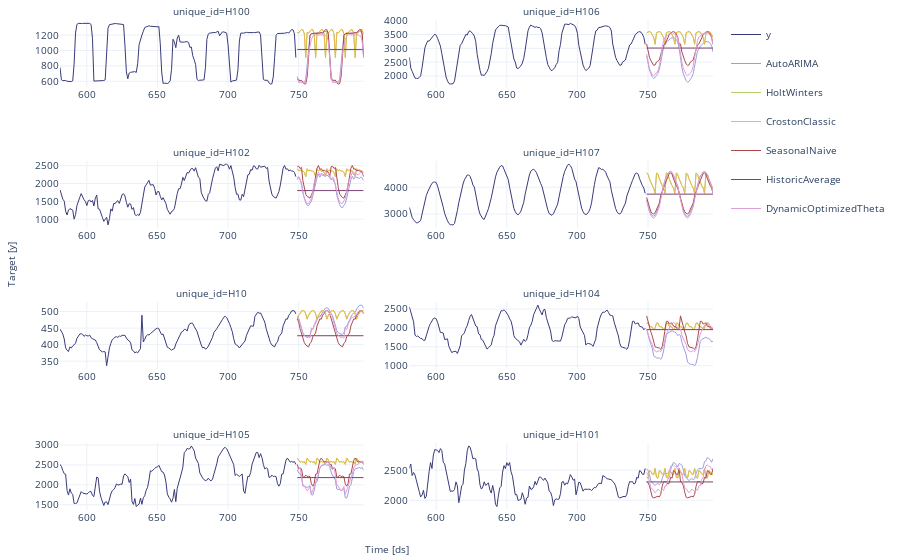

Notebook code cell kept with this figure:
### Markdown cell above
Plot the results of 8 random series using the `StatsForecast.plot` method.

### Code cell
sf.plot(Y_df,forecasts_df, engine='plotly')

### Figure 1 — Plotly figure (JSON) as saved in the notebook; plotly's stock layout.template omitted (floating-point values rounded to 4 significant figures; data arrays with more than 128 entries replaced by an {"elided": "..."} marker saying what was removed)
{"data": [{"legendgroup": "y", "line": {"color": "#393b79", "width": 1}, "mode": "lines", "name": "y", "showlegend": true, "type": "scatter", "x": {"elided": "216 int values"}, "xaxis": "x", "y": {"elided": "216 int values"}, "yaxis": "y"}, {"legendgroup": "AutoARIMA", "line": {"color": "#9c9ede", "width": 1}, "mode": "lines", "name": "AutoARIMA", "showlegend": true, "type": "scatter", "x": {"elided": "216 int values"}, "xaxis": "x", "y": {"elided": "216 float values"}, "yaxis": "y"}, {"legendgroup": "HoltWinters", "line": {"color": "#b5cf6b", "width": 1}, "mode": "lines", "name": "HoltWinters", "showlegend": true, "type": "scatter", "x": {"elided": "216 int values"}, "xaxis": "x", "y": {"elided": "216 int values"}, "yaxis": "y"}, {"legendgroup": "CrostonClassic", "line": {"color": "#e7ba52", "width": 1}, "mode": "lines", "name": "CrostonClassic", "showlegend": true, "type": "scatter", "x": {"elided": "216 int values"}, "xaxis": "x", "y": {"elided": "216 int values"}, "yaxis": "y"}, {"legendgroup": "SeasonalNaive", "line": {"color": "#ad494a", "width": 1}, "mode": "lines", "name": "SeasonalNaive", "showlegend": true, "type": "scatter", "x": {"elided": "216 int values"}, "xaxis": "x", "y": {"elided": "216 int values"}, "yaxis": "y"}, {"legendgroup": "HistoricAverage", "line": {"color": "#7b4173", "width": 1}, "mode": "lines", "name": "HistoricAverage", "showlegend": true, "type": "scatter", "x": {"elided": "216 int values"}, "xaxis": "x", "y": {"elided": "216 float values"}, "yaxis": "y"}, {"legendgroup": "DynamicOptimizedTheta", "line": {"color": "#de9ed6", "width": 1}, "mode": "lines", "name": "DynamicOptimizedTheta", "showlegend": true, "type": "scatter", "x": {"elided": "216 int values"}, "xaxis": "x", "y": {"elided": "216 float values"}, "yaxis": "y"}, {"legendgroup": "y", "line": {"color": "#393b79", "width": 1}, "mode": "lines", "name": "y", "showlegend": false, "type": "scatter", "x": {"elided": "216 int values"}, "xaxis": "x2", "y": {"elided": "216 int values"}, "yaxis": "y2"}, {"legendgroup": "AutoARIMA", "line": {"color": "#9c9ede", "width": 1}, "mode": "lines", "name": "AutoARIMA", "showlegend": false, "type": "scatter", "x": {"elided": "216 int values"}, "xaxis": "x2", "y": {"elided": "216 float values"}, "yaxis": "y2"}, {"legendgroup": "HoltWinters", "line": {"color": "#b5cf6b", "width": 1}, "mode": "lines", "name": "HoltWinters", "showlegend": false, "type": "scatter", "x": {"elided": "216 int values"}, "xaxis": "x2", "y": {"elided": "216 int values"}, "yaxis": "y2"}, {"legendgroup": "CrostonClassic", "line": {"color": "#e7ba52", "width": 1}, "mode": "lines", "name": "CrostonClassic", "showlegend": false, "type": "scatter", "x": {"elided": "216 int values"}, "xaxis": "x2", "y": {"elided": "216 int values"}, "yaxis": "y2"}, {"legendgroup": "SeasonalNaive", "line": {"color": "#ad494a", "width": 1}, "mode": "lines", "name": "SeasonalNaive", "showlegend": false, "type": "scatter", "x": {"elided": "216 int values"}, "xaxis": "x2", "y": {"elided": "216 int values"}, "yaxis": "y2"}, {"legendgroup": "HistoricAverage", "line": {"color": "#7b4173", "width": 1}, "mode": "lines", "name": "HistoricAverage", "showlegend": false, "type": "scatter", "x": {"elided": "216 int values"}, "xaxis": "x2", "y": {"elided": "216 float values"}, "yaxis": "y2"}, {"legendgroup": "DynamicOptimizedTheta", "line": {"color": "#de9ed6", "width": 1}, "mode": "lines", "name": "DynamicOptimizedTheta", "showlegend": false, "type": "scatter", "x": {"elided": "216 int values"}, "xaxis": "x2", "y": {"elided": "216 float values"}, "yaxis": "y2"}, {"legendgroup": "y", "line": {"color": "#393b79", "width": 1}, "mode": "lines", "name": "y", "showlegend": false, "type": "scatter", "x": {"elided": "216 int values"}, "xaxis": "x3", "y": {"elided": "216 int values"}, "yaxis": "y3"}, {"legendgroup": "AutoARIMA", "line": {"color": "#9c9ede", "width": 1}, "mode": "lines", "name": "AutoARIMA", "showlegend": false, "type": "scatter", "x": {"elided": "216 int values"}, "xaxis": "x3", "y": {"elided": "216 float values"}, "yaxis": "y3"}, {"legendgroup": "HoltWinters", "line": {"color": "#b5cf6b", "width": 1}, "mode": "lines", "name": "HoltWinters", "showlegend": false, "type": "scatter", "x": {"elided": "216 int values"}, "xaxis": "x3", "y": {"elided": "216 int values"}, "yaxis": "y3"}, {"legendgroup": "CrostonClassic", "line": {"color": "#e7ba52", "width": 1}, "mode": "lines", "name": "CrostonClassic", "showlegend": false, "type": "scatter", "x": {"elided": "216 int values"}, "xaxis": "x3", "y": {"elided": "216 int values"}, "yaxis": "y3"}, {"legendgroup": "SeasonalNaive", "line": {"color": "#ad494a", "width": 1}, "mode": "lines", "name": "SeasonalNaive", "showlegend": false, "type": "scatter", "x": {"elided": "216 int values"}, "xaxis": "x3", "y": {"elided": "216 int values"}, "yaxis": "y3"}, {"legendgroup": "HistoricAverage", "line": {"color": "#7b4173", "width": 1}, "mode": "lines", "name": "HistoricAverage", "showlegend": false, "type": "scatter", "x": {"elided": "216 int values"}, "xaxis": "x3", "y": {"elided": "216 float values"}, "yaxis": "y3"}, {"legendgroup": "DynamicOptimizedTheta", "line": {"color": "#de9ed6", "width": 1}, "mode": "lines", "name": "DynamicOptimizedTheta", "showlegend": false, "type": "scatter", "x": {"elided": "216 int values"}, "xaxis": "x3", "y": {"elided": "216 float values"}, "yaxis": "y3"}, {"legendgroup": "y", "line": {"color": "#393b79", "width": 1}, "mode": "lines", "name": "y", "showlegend": false, "type": "scatter", "x": {"elided": "216 int values"}, "xaxis": "x4", "y": {"elided": "216 int values"}, "yaxis": "y4"}, {"legendgroup": "AutoARIMA", "line": {"color": "#9c9ede", "width": 1}, "mode": "lines", "name": "AutoARIMA", "showlegend": false, "type": "scatter", "x": {"elided": "216 int values"}, "xaxis": "x4", "y": {"elided": "216 float values"}, "yaxis": "y4"}, {"legendgroup": "HoltWinters", "line": {"color": "#b5cf6b", "width": 1}, "mode": "lines", "name": "HoltWinters", "showlegend": false, "type": "scatter", "x": {"elided": "216 int values"}, "xaxis": "x4", "y": {"elided": "216 int values"}, "yaxis": "y4"}, {"legendgroup": "CrostonClassic", "line": {"color": "#e7ba52", "width": 1}, "mode": "lines", "name": "CrostonClassic", "showlegend": false, "type": "scatter", "x": {"elided": "216 int values"}, "xaxis": "x4", "y": {"elided": "216 int values"}, "yaxis": "y4"}, {"legendgroup": "SeasonalNaive", "line": {"color": "#ad494a", "width": 1}, "mode": "lines", "name": "SeasonalNaive", "showlegend": false, "type": "scatter", "x": {"elided": "216 int values"}, "xaxis": "x4", "y": {"elided": "216 int values"}, "yaxis": "y4"}, {"legendgroup": "HistoricAverage", "line": {"color": "#7b4173", "width": 1}, "mode": "lines", "name": "HistoricAverage", "showlegend": false, "type": "scatter", "x": {"elided": "216 int values"}, "xaxis": "x4", "y": {"elided": "216 float values"}, "yaxis": "y4"}, {"legendgroup": "DynamicOptimizedTheta", "line": {"color": "#de9ed6", "width": 1}, "mode": "lines", "name": "DynamicOptimizedTheta", "showlegend": false, "type": "scatter", "x": {"elided": "216 int values"}, "xaxis": "x4", "y": {"elided": "216 float values"}, "yaxis": "y4"}, {"legendgroup": "y", "line": {"color": "#393b79", "width": 1}, "mode": "lines", "name": "y", "showlegend": false, "type": "scatter", "x": {"elided": "216 int values"}, "xaxis": "x5", "y": {"elided": "216 int values"}, "yaxis": "y5"}, {"legendgroup": "AutoARIMA", "line": {"color": "#9c9ede", "width": 1}, "mode": "lines", "name": "AutoARIMA", "showlegend": false, "type": "scatter", "x": {"elided": "216 int values"}, "xaxis": "x5", "y": {"elided": "216 float values"}, "yaxis": "y5"}, {"legendgroup": "HoltWinters", "line": {"color": "#b5cf6b", "width": 1}, "mode": "lines", "name": "HoltWinters", "showlegend": false, "type": "scatter", "x": {"elided": "216 int values"}, "xaxis": "x5", "y": {"elided": "216 int values"}, "yaxis": "y5"}, {"legendgroup": "CrostonClassic", "line": {"color": "#e7ba52", "width": 1}, "mode": "lines", "name": "CrostonClassic", "showlegend": false, "type": "scatter", "x": {"elided": "216 int values"}, "xaxis": "x5", "y": {"elided": "216 int values"}, "yaxis": "y5"}, {"legendgroup": "SeasonalNaive", "line": {"color": "#ad494a", "width": 1}, "mode": "lines", "name": "SeasonalNaive", "showlegend": false, "type": "scatter", "x": {"elided": "216 int values"}, "xaxis": "x5", "y": {"elided": "216 int values"}, "yaxis": "y5"}, {"legendgroup": "HistoricAverage", "line": {"color": "#7b4173", "width": 1}, "mode": "lines", "name": "HistoricAverage", "showlegend": false, "type": "scatter", "x": {"elided": "216 int values"}, "xaxis": "x5", "y": {"elided": "216 float values"}, "yaxis": "y5"}, {"legendgroup": "DynamicOptimizedTheta", "line": {"color": "#de9ed6", "width": 1}, "mode": "lines", "name": "DynamicOptimizedTheta", "showlegend": false, "type": "scatter", "x": {"elided": "216 int values"}, "xaxis": "x5", "y": {"elided": "216 float values"}, "yaxis": "y5"}, {"legendgroup": "y", "line": {"color": "#393b79", "width": 1}, "mode": "lines", "name": "y", "showlegend": false, "type": "scatter", "x": {"elided": "216 int values"}, "xaxis": "x6", "y": {"elided": "216 int values"}, "yaxis": "y6"}, {"legendgroup": "AutoARIMA", "line": {"color": "#9c9ede", "width": 1}, "mode": "lines", "name": "AutoARIMA", "showlegend": false, "type": "scatter", "x": {"elided": "216 int values"}, "xaxis": "x6", "y": {"elided": "216 float values"}, "yaxis": "y6"}, {"legendgroup": "HoltWinters", "line": {"color": "#b5cf6b", "width": 1}, "mode": "lines", "name": "HoltWinters", "showlegend": false, "type": "scatter", "x": {"elided": "216 int values"}, "xaxis": "x6", "y": {"elided": "216 int values"}, "yaxis": "y6"}, {"legendgroup": "CrostonClassic", "line": {"color": "#e7ba52", "width": 1}, "mode": "lines", "name": "CrostonClassic", "showlegend": false, "type": "scatter", "x": {"elided": "216 int values"}, "xaxis": "x6", "y": {"elided": "216 int values"}, "yaxis": "y6"}, {"legendgroup": "SeasonalNaive", "line": {"color": "#ad494a", "width": 1}, "mode": "lines", "name": "SeasonalNaive", "showlegend": false, "type": "scatter", "x": {"elided": "216 int values"}, "xaxis": "x6", "y": {"elided": "216 int values"}, "yaxis": "y6"}, {"legendgroup": "HistoricAverage", "line": {"color": "#7b4173", "width": 1}, "mode": "lines", "name": "HistoricAverage", "showlegend": false, "type": "scatter", "x": {"elided": "216 int values"}, "xaxis": "x6", "y": {"elided": "216 float values"}, "yaxis": "y6"}, {"legendgroup": "DynamicOptimizedTheta", "line": {"color": "#de9ed6", "width": 1}, "mode": "lines", "name": "DynamicOptimizedTheta", "showlegend": false, "type": "scatter", "x": {"elided": "216 int values"}, "xaxis": "x6", "y": {"elided": "216 float values"}, "yaxis": "y6"}, {"legendgroup": "y", "line": {"color": "#393b79", "width": 1}, "mode": "lines", "name": "y", "showlegend": false, "type": "scatter", "x": {"elided": "216 int values"}, "xaxis": "x7", "y": {"elided": "216 int values"}, "yaxis": "y7"}, {"legendgroup": "AutoARIMA", "line": {"color": "#9c9ede", "width": 1}, "mode": "lines", "name": "AutoARIMA", "showlegend": false, "type": "scatter", "x": {"elided": "216 int values"}, "xaxis": "x7", "y": {"elided": "216 float values"}, "yaxis": "y7"}, {"legendgroup": "HoltWinters", "line": {"color": "#b5cf6b", "width": 1}, "mode": "lines", "name": "HoltWinters", "showlegend": false, "type": "scatter", "x": {"elided": "216 int values"}, "xaxis": "x7", "y": {"elided": "216 int values"}, "yaxis": "y7"}, {"legendgroup": "CrostonClassic", "line": {"color": "#e7ba52", "width": 1}, "mode": "lines", "name": "CrostonClassic", "showlegend": false, "type": "scatter", "x": {"elided": "216 int values"}, "xaxis": "x7", "y": {"elided": "216 int values"}, "yaxis": "y7"}, {"legendgroup": "SeasonalNaive", "line": {"color": "#ad494a", "width": 1}, "mode": "lines", "name": "SeasonalNaive", "showlegend": false, "type": "scatter", "x": {"elided": "216 int values"}, "xaxis": "x7", "y": {"elided": "216 int values"}, "yaxis": "y7"}, {"legendgroup": "HistoricAverage", "line": {"color": "#7b4173", "width": 1}, "mode": "lines", "name": "HistoricAverage", "showlegend": false, "type": "scatter", "x": {"elided": "216 int values"}, "xaxis": "x7", "y": {"elided": "216 float values"}, "yaxis": "y7"}, {"legendgroup": "DynamicOptimizedTheta", "line": {"color": "#de9ed6", "width": 1}, "mode": "lines", "name": "DynamicOptimizedTheta", "showlegend": false, "type": "scatter", "x": {"elided": "216 int values"}, "xaxis": "x7", "y": {"elided": "216 float values"}, "yaxis": "y7"}, {"legendgroup": "y", "line": {"color": "#393b79", "width": 1}, "mode": "lines", "name": "y", "showlegend": false, "type": "scatter", "x": {"elided": "216 int values"}, "xaxis": "x8", "y": {"elided": "216 int values"}, "yaxis": "y8"}, {"legendgroup": "AutoARIMA", "line": {"color": "#9c9ede", "width": 1}, "mode": "lines", "name": "AutoARIMA", "showlegend": false, "type": "scatter", "x": {"elided": "216 int values"}, "xaxis": "x8", "y": {"elided": "216 float values"}, "yaxis": "y8"}, {"legendgroup": "HoltWinters", "line": {"color": "#b5cf6b", "width": 1}, "mode": "lines", "name": "HoltWinters", "showlegend": false, "type": "scatter", "x": {"elided": "216 int values"}, "xaxis": "x8", "y": {"elided": "216 int values"}, "yaxis": "y8"}, {"legendgroup": "CrostonClassic", "line": {"color": "#e7ba52", "width": 1}, "mode": "lines", "name": "CrostonClassic", "showlegend": false, "type": "scatter", "x": {"elided": "216 int values"}, "xaxis": "x8", "y": {"elided": "216 int values"}, "yaxis": "y8"}, {"legendgroup": "SeasonalNaive", "line": {"color": "#ad494a", "width": 1}, "mode": "lines", "name": "SeasonalNaive", "showlegend": false, "type": "scatter", "x": {"elided": "216 int values"}, "xaxis": "x8", "y": {"elided": "216 int values"}, "yaxis": "y8"}, {"legendgroup": "HistoricAverage", "line": {"color": "#7b4173", "width": 1}, "mode": "lines", "name": "HistoricAverage", "showlegend": false, "type": "scatter", "x": {"elided": "216 int values"}, "xaxis": "x8", "y": {"elided": "216 float values"}, "yaxis": "y8"}, {"legendgroup": "DynamicOptimizedTheta", "line": {"color": "#de9ed6", "width": 1}, "mode": "lines", "name": "DynamicOptimizedTheta", "showlegend": false, "type": "scatter", "x": {"elided": "216 int values"}, "xaxis": "x8", "y": {"elided": "216 float values"}, "yaxis": "y8"}], "layout": {"annotations": [{"font": {"size": 10}, "showarrow": false, "text": "unique_id=H100", "x": 0.2325, "xanchor": "center", "xref": "paper", "y": 1, "yanchor": "bottom", "yref": "paper"}, {"font": {"size": 10}, "showarrow": false, "text": "unique_id=H106", "x": 0.7675, "xanchor": "center", "xref": "paper", "y": 1, "yanchor": "bottom", "yref": "paper"}, {"font": {"size": 10}, "showarrow": false, "text": "unique_id=H102", "x": 0.2325, "xanchor": "center", "xref": "paper", "y": 0.7125, "yanchor": "bottom", "yref": "paper"}, {"font": {"size": 10}, "showarrow": false, "text": "unique_id=H107", "x": 0.7675, "xanchor": "center", "xref": "paper", "y": 0.7125, "yanchor": "bottom", "yref": "paper"}, {"font": {"size": 10}, "showarrow": false, "text": "unique_id=H10", "x": 0.2325, "xanchor": "center", "xref": "paper", "y": 0.425, "yanchor": "bottom", "yref": "paper"}, {"font": {"size": 10}, "showarrow": false, "text": "unique_id=H104", "x": 0.7675, "xanchor": "center", "xref": "paper", "y": 0.425, "yanchor": "bottom", "yref": "paper"}, {"font": {"size": 10}, "showarrow": false, "text": "unique_id=H105", "x": 0.2325, "xanchor": "center", "xref": "paper", "y": 0.1375, "yanchor": "bottom", "yref": "paper"}, {"font": {"size": 10}, "showarrow": false, "text": "unique_id=H101", "x": 0.7675, "xanchor": "center", "xref": "paper", "y": 0.1375, "yanchor": "bottom", "yref": "paper"}, {"font": {"size": 10}, "showarrow": false, "text": "Time [ds]", "x": 0.5, "xanchor": "center", "xref": "paper", "y": 0, "yanchor": "top", "yref": "paper", "yshift": -30}, {"font": {"size": 10}, "showarrow": false, "text": "Target [y]", "textangle": -90, "x": 0, "xanchor": "right", "xref": "paper", "xshift": -40, "y": 0.5, "yanchor": "middle", "yref": "paper"}], "autosize": true, "font": {"size": 10}, "margin": {"b": 50, "l": 60, "r": 10, "t": 20}, "xaxis": {"anchor": "y", "autorange": true, "domain": [0, 0.465], "range": [581, 796], "showticklabels": true, "type": "linear", "visible": true}, "xaxis2": {"anchor": "y2", "autorange": true, "domain": [0.535, 1.0], "range": [581, 796], "showticklabels": true, "type": "linear", "visible": true}, "xaxis3": {"anchor": "y3", "autorange": true, "domain": [0, 0.465], "range": [581, 796], "showticklabels": true, "type": "linear", "visible": true}, "xaxis4": {"anchor": "y4", "autorange": true, "domain": [0.535, 1.0], "range": [581, 796], "showticklabels": true, "type": "linear", "visible": true}, "xaxis5": {"anchor": "y5", "autorange": true, "domain": [0, 0.465], "range": [581, 796], "showticklabels": true, "type": "linear", "visible": true}, "xaxis6": {"anchor": "y6", "autorange": true, "domain": [0.535, 1.0], "range": [581, 796], "showticklabels": true, "type": "linear", "visible": true}, "xaxis7": {"anchor": "y7", "autorange": true, "domain": [0, 0.465], "range": [581, 796], "showticklabels": true, "type": "linear", "visible": true}, "xaxis8": {"anchor": "y8", "autorange": true, "domain": [0.535, 1.0], "range": [581, 796], "showticklabels": true, "type": "linear", "visible": true}, "yaxis": {"anchor": "x", "autorange": true, "domain": [0.8625, 1], "range": [520.2, 1396.0], "type": "linear"}, "yaxis2": {"anchor": "x2", "autorange": true, "domain": [0.8625, 1], "range": [1585.0, 4024.0], "type": "linear"}, "yaxis3": {"anchor": "x3", "autorange": true, "domain": [0.575, 0.7125], "range": [746.6, 2634.0], "type": "linear"}, "yaxis4": {"anchor": "x4", "autorange": true, "domain": [0.575, 0.7125], "range": [2465, 4985], "type": "linear"}, "yaxis5": {"anchor": "x5", "autorange": true, "domain": [0.2875, 0.425], "range": [325.8, 529.8], "type": "linear"}, "yaxis6": {"anchor": "x6", "autorange": true, "domain": [0.2875, 0.425], "range": [910.4, 2691.0], "type": "linear"}, "yaxis7": {"anchor": "x7", "autorange": true, "domain": [0, 0.1375], "range": [1370.0, 3060.0], "type": "linear"}, "yaxis8": {"anchor": "x8", "autorange": true, "domain": [0, 0.1375], "range": [1838.0, 2956.0], "type": "linear"}}}
